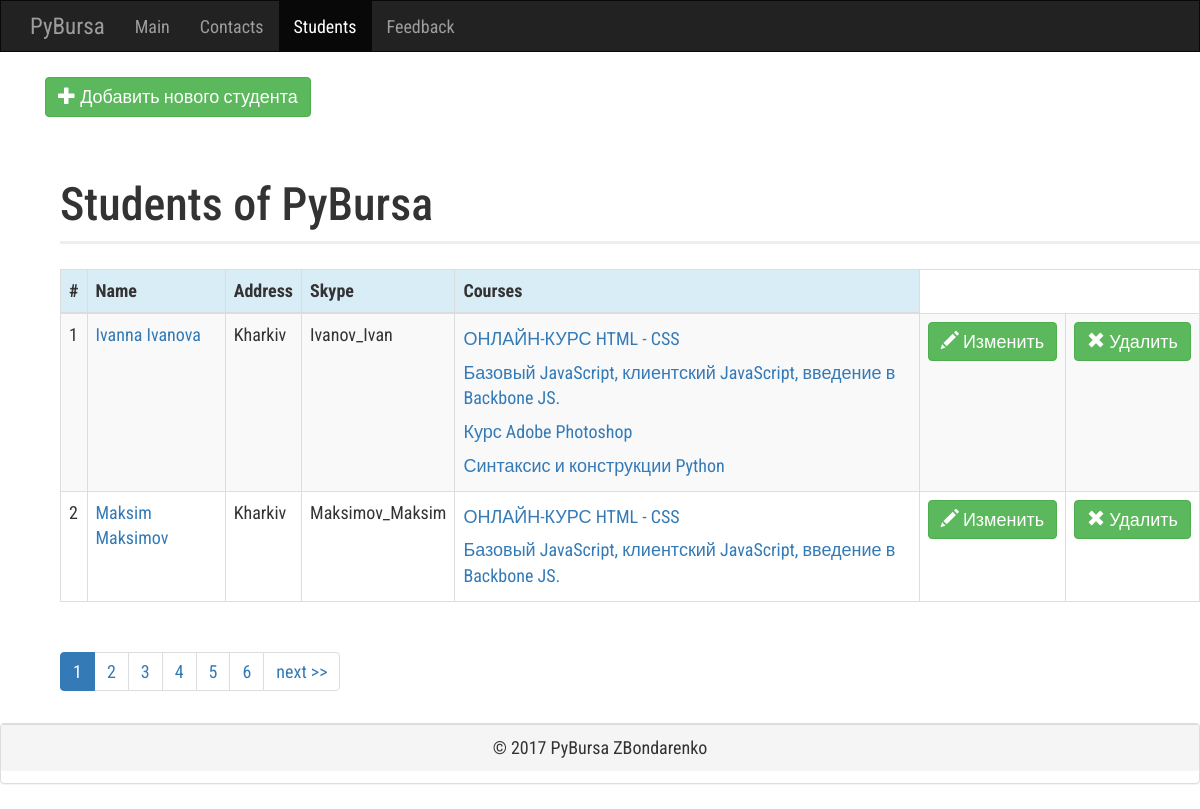
The page /students/ on the database its author committed.
### students/models.py (models this page shows, shortened)
class Student(models.Model):
	name = models.CharField('Имя', max_length=50)   # имя
	surname = models.CharField('Фамилия', max_length=50)  # фамилия
	date_of_birth = models.DateField('Дата рождения')# дата рождения
	email = models.EmailField('e-mail')
	phone = models.CharField('Телефон', max_length=20)# телефон
	address = models.CharField('Адрес', max_length=200) # адрес
	skype = models.CharField('skype', max_length=20)
	courses = models.ManyToManyField(Course) # курсы, на которых учится студент
	def get_courses(self):
	    return self.courses.all()

### courses/models.py (models this page shows, shortened)
class Course(models.Model):
	name = models.CharField('Название',max_length=200)
	short_description = models.CharField('Кратное описание',max_length=200)
	description = models.TextField('Детальная информация')
	coach = models.ForeignKey(Coach, null = True, blank = True, related_name='coach_courses')
	assistant = models.ForeignKey(Coach, null = True, blank = True, related_name='assistant_courses')

### students/views.py (the view)
class StudentListView(ListView):
	model = Student
	context_object_name = 'students_list'
	paginate_by = 2
	def get_queryset(self):
		qs = super().get_queryset()
		course_id = self.request.GET.get('course_id')
		if course_id:
			qs = qs.filter(courses_id=course_id)
		return qs
	def get_context_data(self, **kwargs):
		context = super().get_context_data(**kwargs)
		return context

### templates/students/student_list.html (shortened to what this page needs)
{% extends "base.html" %}
{% block nav_class_student %}active{% endblock nav_class_student %}
{% block content %}
{% load static %}
<div class="container">
    <p><a href="/students/add/" class="btn btn-success" role="button">
       <span class="glyphicon glyphicon-plus"></span>
       Добавить нового студента
</a></p>
    <div class="page-content">
        <div class="container">
            {% if current_course %}
                <h1 class="page-header">Students of "{{ current_course.name }}" course</h1>
            {% else %}
                <h1 class="page-header">Students of PyBursa</h1>
            {% endif %}
            <div class="table-responsive">
                <table class="table table-bordered table-striped">
                    <thead>
                        <tr class="info">
                            <th>#</th>
                            <th>Name</th>
                            <th>Address</th>
                            <th>Skype</th>
                            <th>Courses</th>
                        </tr>
  </thead>
                    <tbody>
                        {% for student in students_list %}
                            <tr>
                                <td>{{ forloop.counter }}</td>
                                <td><a href="{% url 'students:detail' student.id %}">{{ student.name }} {{ student.surname }}</a></td>
                                <td>{{ student.address }}</td>
                                <td>{{ student.skype }}</td>
                                <td>
                                    {% for course in student.get_courses %}
                                        <ul>
                                            <li><a href="{% url 'courses:detail' course.id %}">{{ course.name }}</a></li>
                                        </ul>
                                    {% endfor %}
  <td>
            <a href="{% url 'students:edit' student.id %}" class="btn btn-success" type="button">
              <span class="glyphicon glyphicon-pencil"></span>
                Изменить
            </a>
</td>
  <td>
            <a href="{% url 'students:remove' student.id %}" class="btn btn-success" type="button">
              <span class="glyphicon glyphicon-remove"></span>
                Удалить
            </a>
</td>
                       {% endfor %}
                    </tbody>
                </table>
{% if is_paginated %}
  <ul class="pagination">
    {% for i in paginator.page_range %}
      {% if page_obj.number == i %}
        <li class="active"><span>{{ i }} <span class="sr-only">(current)</span></span></li>
      {% else %}
        <li><a href="?page={{ i }}">{{ i }}</a></li>
      {% endif %}
    {% endfor %}
    {% if page_obj.has_next %}
      <li><a href="?page={{ page_obj.next_page_number }}">next >></a></li>
    {% endif %}
  </ul>
 {% endif %}
            </div>
        </div>
    </div>
{% endblock content %}

### templates/base.html (shortened to what this page needs)
{% load static %}
<!DOCTYPE html>
<html lang="en">
<head>
    <link rel="stylesheet" href="{% static 'css/bootstrap.min.css' %}">
    <link rel="stylesheet" href="{% static 'css/style.css' %}">
</head>
<body>
    <nav class="navbar navbar-inverse">
        <div class="container">
            <div class="navbar-header">
                <a class="navbar-brand" href="{% url 'index' %}">PyBursa</a>
            </div>
            <div class="collapse navbar-collapse" id="main-nav">
                <ul class="nav navbar-nav">
                    <li class="{% block nav_class_index %}{% endblock nav_class_index %}"><a href="{% url 'index' %}">Main</a></li>
                    <li class="{% block nav_class_contact %}{% endblock nav_class_contact %}"><a href="{% url 'contact' %}">Contacts</a></li>
                    <li class="{% block nav_class_student %}{% endblock nav_class_student %}"><a href="{% url 'students:list_view' %}">Students</a></li>
		    <li class="{% block nav_class_feedback %}{% endblock nav_class_feedback %}"><a href="{% url 'feedback' %}">Feedback</a></li>
            </div>
        </div>
    </nav>
    <div class="page-content">
        <div class="container">
{% block content %}{% endblock content %}
        </div>
    </div>
<div class="panel panel-default text-center">
    <p class="panel-footer"> © 2017 PyBursa ZBondarenko </p>
</div>
</body>
</html>

### static/css/style.css (style rules this page uses)
.navbar-inverse { -webkit-border-radius: 0; -moz-border-radius: 0; border-radius: 0; }
.page-header { border-width: 3px; }
.table ul { margin: 0; padding: 0; list-style: none; }
.table ul li { padding: 4px 0; }

### rows shown on the page
Student: name "Ivanna", surname "Ivanova", address "Kharkiv", skype "Ivanov_Ivan"
Course: name "ОНЛАЙН-КУРС HTML - CSS"
Course: name "Базовый JavaScript, клиентский JavaScript, введение в Backbone JS."
Course: name "Курс Adobe Photoshop"
Course: name "Синтаксис и конструкции Python"
Student: name "Maksim", surname "Maksimov", address "Kharkiv", skype "Maksimov_Maksim"

### other values the page prints
{{ i }} "1"
{{ i }} "2" "3" "4" "5" "6"
